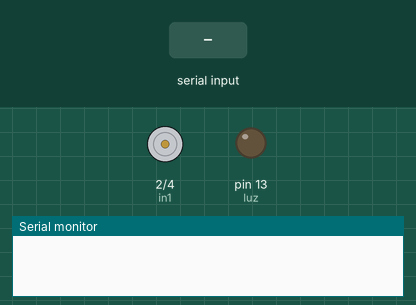
This sketch was run on a simulated Arduino Uno, built with avr-gcc and run on an emulated ATmega328P. Parts: motor-driver pin pairs drawn as motors (green arrow = first pin HIGH = forward, orange = second pin HIGH = backward, longer = more drive, scaled by the enable pin), output pins drawn as LEDs (lit = HIGH), the last lines printed to the serial monitor. The test bench sets the inputs (shaded band).

Above: at 1.2 s.
1.3 s: "F" received over Serial
At 1.6 s:
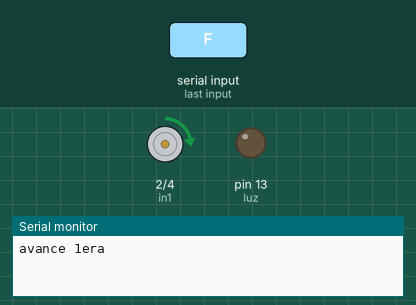
2.8 s: "9" received over Serial
At 3.9 s:
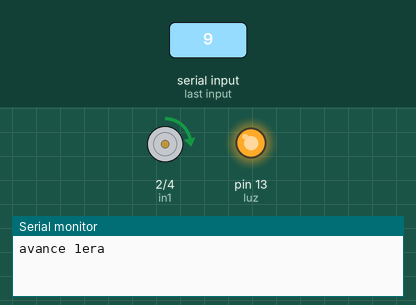
4.3 s: "B" received over Serial
At 5.0 s:
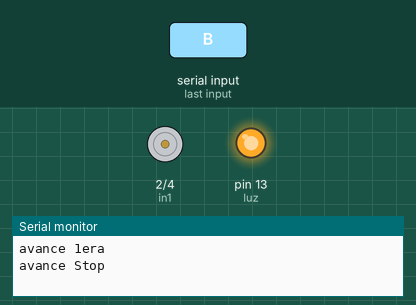
5.8 s: "B" received over Serial
At 6.2 s:
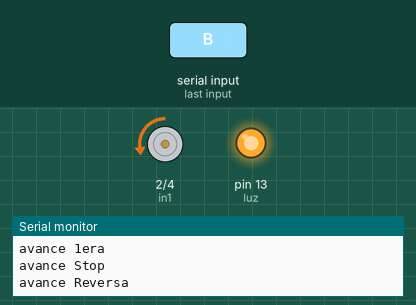
7.3 s: "9" received over Serial
At 8.5 s:
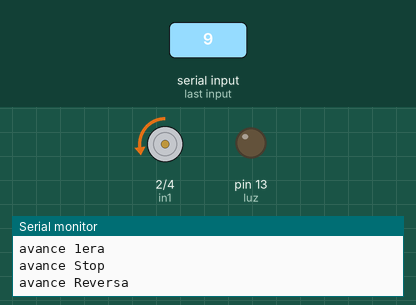
Timing chart, 0 to 9.8 s (numbered marks = the images above; inputs shaded):
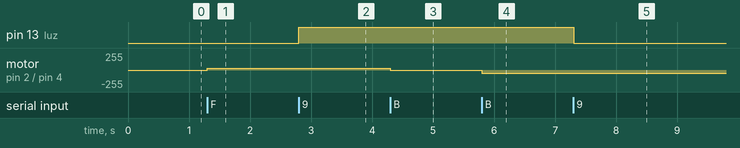

The sketch:

BTlocomotoral298TRANS.ino
```cpp
/*app con BT para L298 con 6 servos
*/


#include <Servo.h>            // Servo-adicionamos librería para servos

int Estado=1;
int estadoluz = 0; // estado LUZ
int const luz = 13; //Led pin 13
// Pines para el motor A
const int enA = 3;  // Pin PWM para controlar la velocidad del Motor A
const int in1 = 2;  // Pin para el control de dirección 1 del Motor A
const int in2 = 4;  // Pin para el control de dirección 2 del Motor A
int acelerar = 0;
int command; //Int to store app command state.


void iluminacion() {
  if (estadoluz == 0)
  {
    digitalWrite(luz, 1);
  }
  if ( estadoluz == 1)
  {
    digitalWrite(luz, 0);;
  }
  estadoluz = !estadoluz;

  delay(2);
}

void velocidad () {
  analogWrite(enA, acelerar);   // Velocidad máxima (0-255)
}


void Stop()
{
 acelerar = 0;

  digitalWrite(in1, LOW);
  digitalWrite(in2, LOW);
  velocidad ();
  Estado = 1;
}
void avanzar()
{
  acelerar  = 30;
   digitalWrite(in1, HIGH); // Dirección 1 HIGH
  digitalWrite(in2, LOW);  // Dirección 2 LOW
    velocidad ();
}
void avanzar2()
{
  acelerar  = 90;
   digitalWrite(in1, HIGH); // Dirección 1 HIGH
  digitalWrite(in2, LOW);  // Dirección 2 LOW
    velocidad ();
}
void avanzar3()
{
 acelerar  = 150;
   digitalWrite(in1, HIGH); // Dirección 1 HIGH
  digitalWrite(in2, LOW);  // Dirección 2 LOW
    velocidad ();
}
void avanzar4()
{
 acelerar  = 240;
   digitalWrite(in1, HIGH); // Dirección 1 HIGH
  digitalWrite(in2, LOW);  // Dirección 2 LOW
    velocidad ();
}

void retroceder()
{
  acelerar  = 50;
 digitalWrite(in1, LOW);  // Dirección 1 LOW
  digitalWrite(in2, HIGH); // Dirección 2 HIGH
  velocidad ();
}

void forward()
{
  Estado = Estado + 1;
  if ( Estado > 5 ) {
    Estado = 5;
  }
  switch (Estado)
  {

    case 0:
      retroceder();
      Serial.println("avance Reversa");
      break;

    case 1:
      Stop();
      Serial.println("avance Stop");
      break;
    case 2:
      avanzar();
      Serial.println("avance 1era");
      break;
    case 3:
      avanzar2();
      Serial.println("avance 2da");
      break;
    case 4:
      avanzar3();
      Serial.println("avance 3era");
      break;
    case 5:
      avanzar4();
      Serial.println("avance 4ta");
      break;


  }
}

void backward()
{
  Estado = Estado - 1;
  if (Estado < 0 ) {
    Estado = 0;
  }
  switch (Estado)
  {

    case 0:
      retroceder();
      Serial.println("avance Reversa");
      break;

    case 1:
      Stop();
      Serial.println("avance Stop");
      break;
    case 2:
      avanzar();
      Serial.println("avance 1era");
      break;
    case 3:
      avanzar2();
      Serial.println("avance 2da");
      break;
    case 4:
      avanzar4();
      Serial.println("avance 3era");
      break;
    case 5:
      avanzar4();
      Serial.println("avance 4ta");
      break;

  }
}


void setup() {
  Serial.begin(9600);

  pinMode(enA, OUTPUT);
  pinMode(in1, OUTPUT);
  pinMode(in2, OUTPUT);

  pinMode(luz, OUTPUT);

}

void ControlBT () {
  if (Serial.available() > 0)
  {
    command = Serial.read();

    switch (command) {
      case 'F': forward();  break;
      case 'B': backward();  break;
      case 'S': Stop();  break;
           case '9': iluminacion(); break;


        delay(2);
    }
  }
}

void loop() {
ControlBT ();

}
```

Measured:
- after the input at 1.3 s, motor on pin 2 (in1) / pin 4 (in2): stopped → forward 30/255 at once
- after the input at 2.8 s, pin 13 (luz): LOW → HIGH at once
- after the input at 4.3 s, motor on pin 2 (in1) / pin 4 (in2): forward 30/255 → stopped at once
- after the input at 5.8 s, motor on pin 2 (in1) / pin 4 (in2): stopped → backward 50/255 at once
- after the input at 7.3 s, pin 13 (luz): HIGH → LOW at once
